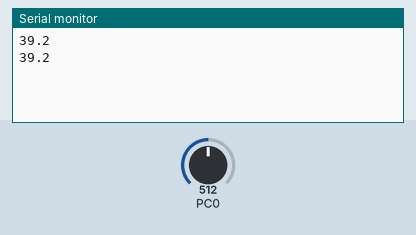
Bench run of a program on a simulated ATmega328P, built with avr-gcc and emulated at 8 MHz. Shown: the last lines printed to the serial monitor. Inputs (shaded band) come from the test bench; at power-on: PC0 = 512.

Above: at 1.8 s.
1.9 s: PC0 set to 716
At 2.5 s:
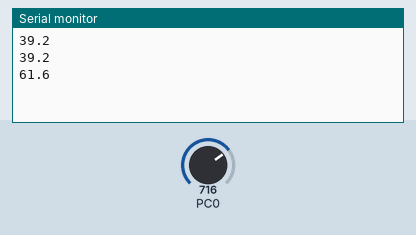
3.4 s: PC0 set to 900
At 4.8 s:
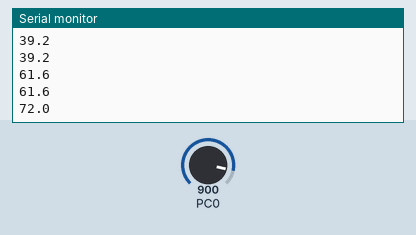
Timing chart, 0 to 6.4 s (numbered marks = the images above; inputs shaded):
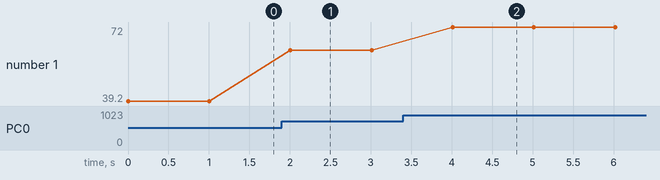

The program:

main.c
```c
/*
 * DAx3.cpp
 *
 * Created: 3/20/2018 4:25:32 PM
 * Author : Kyle
 */
#define F_CPU 8000000UL
#include <avr/io.h>
#include <util/delay.h>
#include <string.h>
#define BAUDRATE 9600
#define BAUD_PRESCALER (((F_CPU/(BAUDRATE*16UL)))-1)

void USART_INIT(void)
{
	// This function sets up the microcontroller for serial communication
	// The baud rate, registers, and prescaler value are all set.
	UBRR0H = (uint8_t)(BAUD_PRESCALER>>8);
	UBRR0L = (uint8_t)(BAUD_PRESCALER);
	UCSR0B = (1<<RXEN0)|(1<<TXEN0);
	UCSR0C = (3<<UCSZ00);
}

void USART_SEND(unsigned char data)
{
	// This function sends a single character from the ATmega328P to the computer.
	while(!(UCSR0A&(1<<UDRE0)));
	UDR0=data;
}


uint16_t ReadADC(uint8_t ADCchannel)
{
	// This function reads and returns the ADC value from a specified input pin
	ADMUX = (ADMUX&0xF0)|(ADCchannel&0x0F); // select ADC channel with safety mask
	ADCSRA |= (1<<ADSC);  // single conversion mode
	while( ADCSRA & (1<<ADSC));// wait until ADC conversion is complete
	return ADC;
}


int main(void)
{
	ADMUX |= (1<<REFS0); // select Vref=AVcc
	ADCSRA |= (1<<ADPS1)|(1<<ADPS0)|(1<<ADEN);   // set prescaler to 8 and enable ADC

	USART_INIT();  // Call the USART initialization code
	while(1)
	{
		int temp = ReadADC(0)*6+320;// read the ADC value and perform conversion to temperature
		// the LM34 temperature conversion is 10mV/1 degree Farenheit
		// temperature = (ADC*5000mV)/1024 = ~5*ADC
		USART_SEND((temp/100)%10+48);	// send tens place digit as a character
		//_delay_ms(100);
		USART_SEND((temp/10)%10+48);	// send ones place digit as a character
		//_delay_ms(100);
		USART_SEND(46);					// send a decimal point: "."
		//_delay_ms(100);
		USART_SEND(temp%10+48);			// send tenths place digit as a character
		//_delay_ms(100);
		USART_SEND(10);				// send a newline
		_delay_ms(1000);
	}
	return 0;
}
```

Measured:
- after the input at 1.9 s, the serial monitor: prints a new line after 0.11 s (image 1)
- after the input at 3.4 s, the serial monitor: prints a new line after 0.61 s (image 2)
- plotted number 1: 39.2 → 61.6 after the input at 1.9 s, 61.6 → 72 after the input at 3.4 s
